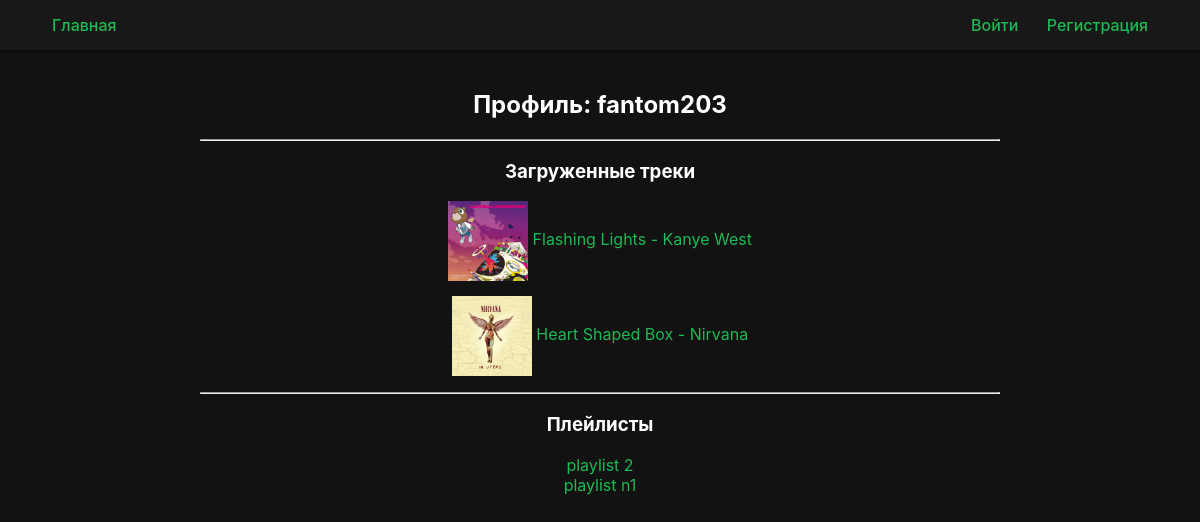
/tracks/profile/fantom203/, run on the app's committed database.
### users/models.py (models this page shows)
class User(AbstractUser):
    pass

### tracks/models.py (models this page shows, shortened)
class Track(models.Model):
    title = models.CharField(max_length=255)
    audio_file = models.FileField(upload_to='tracks/')
    cover = models.ImageField(upload_to='covers/', blank=True, null=True)
    uploaded_by = models.ForeignKey(
        settings.AUTH_USER_MODEL,
        on_delete=models.CASCADE,
        related_name='uploaded_tracks'
    )
    created_at = models.DateTimeField(auto_now_add=True)

class Playlist(models.Model):
    name = models.CharField(max_length=255)
    description = models.TextField(blank=True, null=True)
    user = models.ForeignKey(settings.AUTH_USER_MODEL, on_delete=models.CASCADE)
    tracks = models.ManyToManyField(Track, blank=True)
    created_at = models.DateTimeField(auto_now_add=True)

### tracks/views.py (the view)
# urls.py: path('profile/<str:username>/', views.user_profile, name='user_profile'),
def user_profile(request, username):
    user_obj = get_object_or_404(User, username=username)
    tracks = Track.objects.filter(uploaded_by=user_obj).order_by('-created_at')
    playlists = Playlist.objects.filter(user=user_obj).order_by('-created_at')
    return render(request, 'tracks/profile.html', {
        'profile_user': user_obj,
        'tracks': tracks,
        'playlists': playlists,
    })

### tracks/templates/tracks/profile.html (shortened to what this page needs)
{% extends "base.html" %}
{% block content %}
<div style="max-width: 800px; margin: 0 auto; text-align: center;">
    <h2>Профиль: {{ profile_user.username }}</h2>
    <hr>
    <h3>Загруженные треки</h3>
    {% if tracks %}
        <ul style="list-style-type: none; padding: 0;">
            {% for track in tracks %}
                <li style="margin-bottom: 15px;">
                    {% if track.cover %}
                        <img src="{{ track.cover.url }}" width="80" height="80" style="vertical-align: middle;">
                    {% endif %}
                    <a href="{% url 'track_detail' track.pk %}">{{ track.title }}</a>
                </li>
            {% endfor %}
        </ul>
    {% else %}
        <p>Нет загруженных треков.</p>
    {% endif %}
    <hr>
    <h3>Плейлисты</h3>
    {% if playlists %}
        <ul style="list-style-type: none; padding: 0;">
            {% for playlist in playlists %}
                <li>
                    <a href="{% url 'playlist_detail' playlist.pk %}">{{ playlist.name }}</a>
                </li>
            {% endfor %}
        </ul>
    {% else %}
        <p>Нет созданных плейлистов.</p>
    {% endif %}
</div>
{% endblock %}

### templates/base.html (style rules this page uses)
body { margin: 0; font-family: 'Inter', sans-serif; background-color: #121212; color: #fff; }
a { color: #1DB954; text-decoration: none; transition: 0.2s ease; }

### data on the page
User: username "fantom203"
Track: cover (picture), title "Flashing Lights - Kanye West"
Track: cover (picture), title "Heart Shaped Box - Nirvana"
Playlist: name "playlist 2"
Playlist: name "playlist n1"
